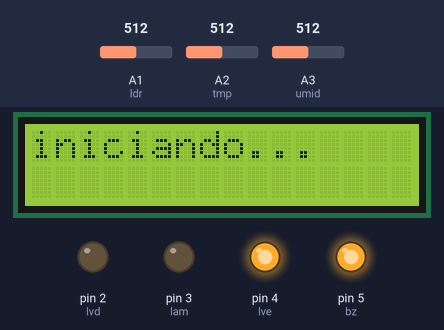
The sketch below on a simulated Arduino Uno, built with avr-gcc and run on an emulated ATmega328P. Shown: 16×2 character LCD, output pins drawn as LEDs (lit = HIGH). Inputs (shaded band) come from the test bench; at power-on: A1 (ldr) = 512, A2 (tmp) = 512, A3 (umid) = 512.

Above: at 0.1 s.
At 5.1 s:
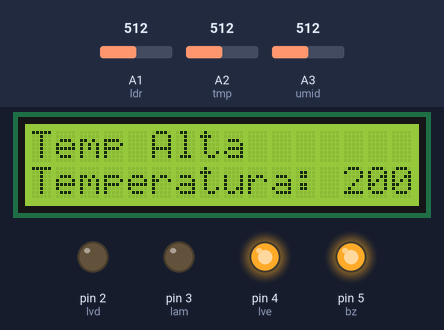
At 10.1 s:
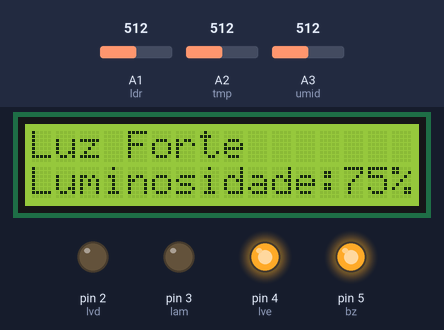
At 15.1 s:
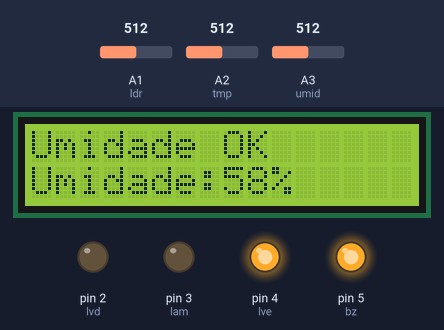
Timing chart, 0 to 16.6 s (numbered marks = the images above):
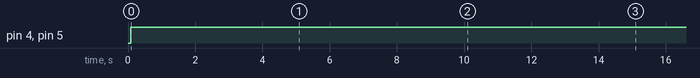

Measured:
- by itself, pin 4 (lve), pin 5 (bz): LOW → HIGH at 0.08 s
- by itself, everything shown: repeats every 15.0 s, in 3 steps
- what the display in image 1 shows lasts 5.0 s, from 5.0 s to 10.0 s

The sketch:

codigo.ino
```cpp
//Integrantes Grupo DAC
//André Victor
//Davi Dias
//David Mikael
//Gabriel Novaga
//Matheus Monteiro


#include <LiquidCrystal_I2C.h>
#include <Wire.h>

#define btdisplay 6
#define tmp A2
#define ldr A1
#define umid A3
#define lvd 2
#define lam 3
#define lve 4
#define bz 5

int alert;
int ldrvalue;
int tmpvalue;
int umidvalue;
int alertAnterior;
bool buzzer;
unsigned long tempo;

int vetorTemp[5];
int vetorUmid[5];
int vetorLdr[5];

int mediaTemp;
int mediaUmid;
int mediaLdr;

int indice = 0;

int tela = 0;
unsigned long trocaTela = 0;

LiquidCrystal_I2C lcd(0x27,16,2);

void setup()
{
 pinMode(ldr, INPUT);
 pinMode(bz, OUTPUT);
 pinMode(lvd, OUTPUT);
 pinMode(lam, OUTPUT);
 pinMode(lve, OUTPUT);
 pinMode(btdisplay, INPUT_PULLUP);

 lcd.init();
 lcd.backlight();
 lcd.setCursor(0,0);

 Serial.begin(9600);

 for(int i = 0; i < 5; i++)
{
  vetorTemp[i] = 0;
  vetorUmid[i] = 0;
  vetorLdr[i] = 0;
}
 lcd.print("iniciando...");
}

void loop()
{
  calcMedia();
  verificar();

  digitalWrite(lvd, (alert == 1));
  digitalWrite(lam, (alert == 2));
  digitalWrite(lve, (alert == 3));
  digitalWrite(bz, (alert == 3));

  if(millis() - trocaTela > 5000){
  trocaTela = millis();

  tela++;

  if(tela > 2)
  {
    tela = 0;
  }

  lcd.clear();
  selet_tela();
}
}
void verificar(){
  ldrvalue = mediaLdr;
  tmpvalue = mediaTemp;
  umidvalue = mediaUmid;

  if(ldrvalue > 30 || tmpvalue > 22 || tmpvalue < 5 || umidvalue < 50 || umidvalue > 80){
    alert = 3;
  }
  else if((ldrvalue > 10 && ldrvalue < 30) || (tmpvalue > 16 && tmpvalue < 22 ) || (tmpvalue > 5 && tmpvalue < 10 ) || (umidvalue > 50 && umidvalue < 60) || (umidvalue > 70 && umidvalue < 80)){
    alert = 2;
  }
  else if(ldrvalue < 10 || (tmpvalue >= 10 && tmpvalue <= 16) || (umidvalue > 60 && umidvalue < 70)){
    alert = 1;
  }

}

void dp_umidity(){
  if(umidvalue < 50) {
    lcd.print("Umidade Baixa");
  }
  else if(umidvalue > 70) {
    lcd.print("Umidade Alta");
  }
  else{
    lcd.print("Umidade OK");
  }

  lcd.setCursor(0,1);
  lcd.print("Umidade:");
  lcd.print(umidvalue);
  lcd.print("%");
}

void dp_tmp(){
  if(tmpvalue < 10) {
    lcd.print("Temp Baixa");
  }
  else if(tmpvalue > 16) {
    lcd.print("Temp Alta");
  }
  else{
    lcd.print("Umidade OK");
  }

  lcd.setCursor(0,1);
  lcd.print("Temperatura: ");
  lcd.print(tmpvalue);
  lcd.print("°");

}

void dp_luminosity(){
  if(ldrvalue > 10 && ldrvalue < 30){
    lcd.print("Meia Luz");
  }
  else if(ldrvalue > 30) {
    lcd.print("Luz Forte");
  }
  else{
    lcd.print("Luz Ideal");
  }

  lcd.setCursor(0,1);
  lcd.print("Luminosidade:");
  lcd.print(ldrvalue);
  lcd.print("%");

}

void calcMedia()
{
  vetorTemp[indice] = map(analogRead(tmp), 20, 358, -40, 125);

  vetorUmid[indice] = map(analogRead(umid), 0, 876, 0, 100);

  vetorLdr[indice] = map(analogRead(ldr), 0, 679, 0, 100);

  int somaTemp = 0;
  int somaUmid = 0;
  int somaLdr = 0;

  for(int i = 0; i < 5; i++)
  {
    somaTemp += vetorTemp[i];
    somaUmid += vetorUmid[i];
    somaLdr += vetorLdr[i];
  }

  mediaTemp = somaTemp / 5;
  mediaUmid = somaUmid / 5;
  mediaLdr = somaLdr / 5;

  indice++;

  if(indice >= 5)
  {
    indice = 0;
  }
}
void selet_tela(){
  switch(tela)
{
  case 0:
    dp_umidity();
    break;

  case 1:
    dp_tmp();
    break;

  case 2:
    dp_luminosity();
    break;
  }
}
```
